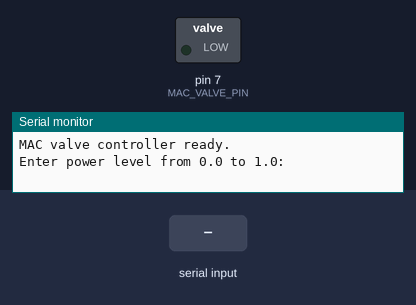
Recording of a sketch running on a simulated Arduino Mega 2560, built with avr-gcc and run on an emulated ATmega2560. On the bench: switched loads named in the sketch (green lamp = pin HIGH), the last lines printed to the serial monitor. The inputs (shaded band) are chosen by the test bench.

Above: at 1.2 s.
1.3 s: "90,45\n" received over Serial
At 1.6 s:
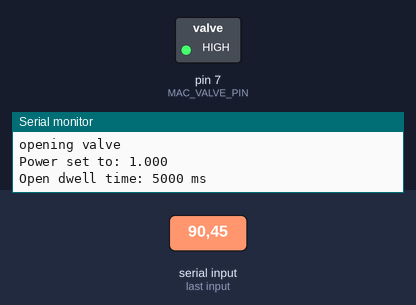
2.8 s: "0\n" received over Serial
At 3.9 s:
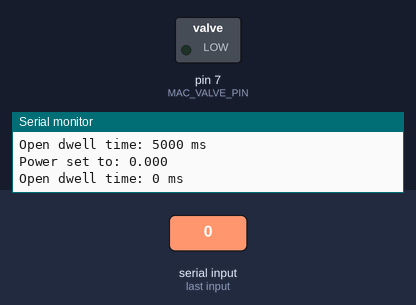
4.3 s: "30,150\n" received over Serial
At 10.7 s:
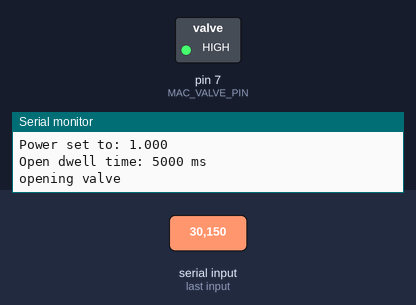
Timing chart, 0 to 11.8 s (numbered marks = the images above; inputs shaded):
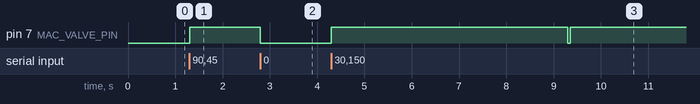

The sketch:

MAC_35_driver_v1.ino
```cpp
// MAC Series 35 solenoid valve
// Arduino Mega 2560

const int MAC_VALVE_PIN = 7;

// --------------------------------------------------
// Valve timing constants, all in milliseconds
// --------------------------------------------------

// MAC Series 35 datasheet response times
const float T_EN_MS = 6.0;      // Energization response time
const float T_DE_MS = 2.0;      // De-energization response time

// Fixed amount of time valve stays closed each cycle
const float T_CLOSED_MS = 50;

// Maximum allowed commanded open time.
// Needed because your equation goes to infinity as power -> 1.
const float MAX_OPEN_TIME_MS = 5000.0;


// --------------------------------------------------
// Current operating variables
// --------------------------------------------------

// Current commanded power: 0.0 to 1.0
float powerLevel = 0.0;

// Calculated valve-open duration
unsigned long openTimeMs = 0;

// Valve state
bool valveOpen = false;

// Time at which current state began
unsigned long stateStartTime = 0;


// --------------------------------------------------
// Convert power level into valve-open dwell time
//
// Your equation:
//
//             P(t_en + t_de + t_closed)
//                 - (t_en + t_de)/2
// t_open = --------------------------------
//                       1 - P
//
// --------------------------------------------------
unsigned long powerToOpenTimeMs(float power)
{
  // Power of zero means valve remains closed
  if (power <= 0.0) {
    return 0;
  }

  // At power = 1, denominator becomes zero.
  // Cap dwell time at our chosen maximum.
  if (power >= 1.0) {
    return (unsigned long)MAX_OPEN_TIME_MS;
  }

  // Calculate numerator
  float numerator =
      power * (T_EN_MS + T_DE_MS + T_CLOSED_MS)
      - (T_EN_MS + T_DE_MS) / 2.0;

  // Calculate denominator
  float denominator = 1.0 - power;

  // Calculate open dwell time
  float tOpenMs = numerator / denominator;

  // Your equation produces a negative dwell time
  // for sufficiently small power levels.
  // Physically, we treat that as zero open time.
  if (tOpenMs <= 0.0) {
    return 0;
  }

  // Prevent excessively long open times
  if (tOpenMs > MAX_OPEN_TIME_MS) {
    tOpenMs = MAX_OPEN_TIME_MS;
  }

  return (unsigned long)tOpenMs;
}


// --------------------------------------------------
// Set a new power level
// --------------------------------------------------
void setPower(float newPower)
{
  // Constrain input to range 0 to 1
  newPower = constrain(newPower, 0.0, 1.0);

  powerLevel = newPower;

  // Calculate corresponding open dwell time
  openTimeMs = powerToOpenTimeMs(powerLevel);

  Serial.print("Power set to: ");
  Serial.println(powerLevel, 3);

  Serial.print("Open dwell time: ");
  Serial.print(openTimeMs);
  Serial.println(" ms");

  // If calculated open time is zero, immediately close valve
  if (openTimeMs == 0) {
    digitalWrite(MAC_VALVE_PIN, LOW);
    valveOpen = false;
    stateStartTime = millis();
  }
}


// --------------------------------------------------
// Read power commands from Serial
// --------------------------------------------------
void checkSerial()
{
  if (Serial.available() > 0) {

    // Read a floating-point number
    float newPower = Serial.parseFloat();

    // Remove newline / carriage-return characters
    while (Serial.available() > 0) {
      Serial.read();
    }

    setPower(newPower);
  }
}


// --------------------------------------------------
// Update valve state
// --------------------------------------------------
void updateValve()
{
  unsigned long currentTime = millis();

  // Zero open time means keep valve closed
  if (openTimeMs == 0) {
    digitalWrite(MAC_VALVE_PIN, LOW);
    valveOpen = false;
    return;
  }

  // -----------------------------
  // Valve is currently OPEN
  // -----------------------------
  if (valveOpen) {

    if (currentTime - stateStartTime >= openTimeMs) {

      // Close valve
      digitalWrite(MAC_VALVE_PIN, LOW);

      valveOpen = false;
      stateStartTime = currentTime;
    }
  }

  // -----------------------------
  // Valve is currently CLOSED
  // -----------------------------
  else {

    if (currentTime - stateStartTime >= (unsigned long)T_CLOSED_MS) {

      // Open valve
      digitalWrite(MAC_VALVE_PIN, HIGH);
      Serial.println("opening valve");

      valveOpen = true;
      stateStartTime = currentTime;
    }
  }
}


// --------------------------------------------------
// Arduino setup
// --------------------------------------------------
void setup()
{
  Serial.begin(115200);

  pinMode(MAC_VALVE_PIN, OUTPUT);

  // Valve starts closed
  digitalWrite(MAC_VALVE_PIN, LOW);

  valveOpen = false;
  stateStartTime = millis();

  Serial.println("MAC valve controller ready.");
  Serial.println("Enter power level from 0.0 to 1.0:");
}


// --------------------------------------------------
// Main loop
// --------------------------------------------------
void loop()
{
  checkSerial();
  updateValve();
}
```

Measured:
- after the input at 1.3 s, pin 7 (MAC_VALVE_PIN): LOW → HIGH at once
- after the input at 2.8 s, pin 7 (MAC_VALVE_PIN): HIGH → LOW at once
- after the input at 4.3 s, pin 7 (MAC_VALVE_PIN): LOW → HIGH at once, → LOW 5.0 s later, → HIGH 0.05 s later
